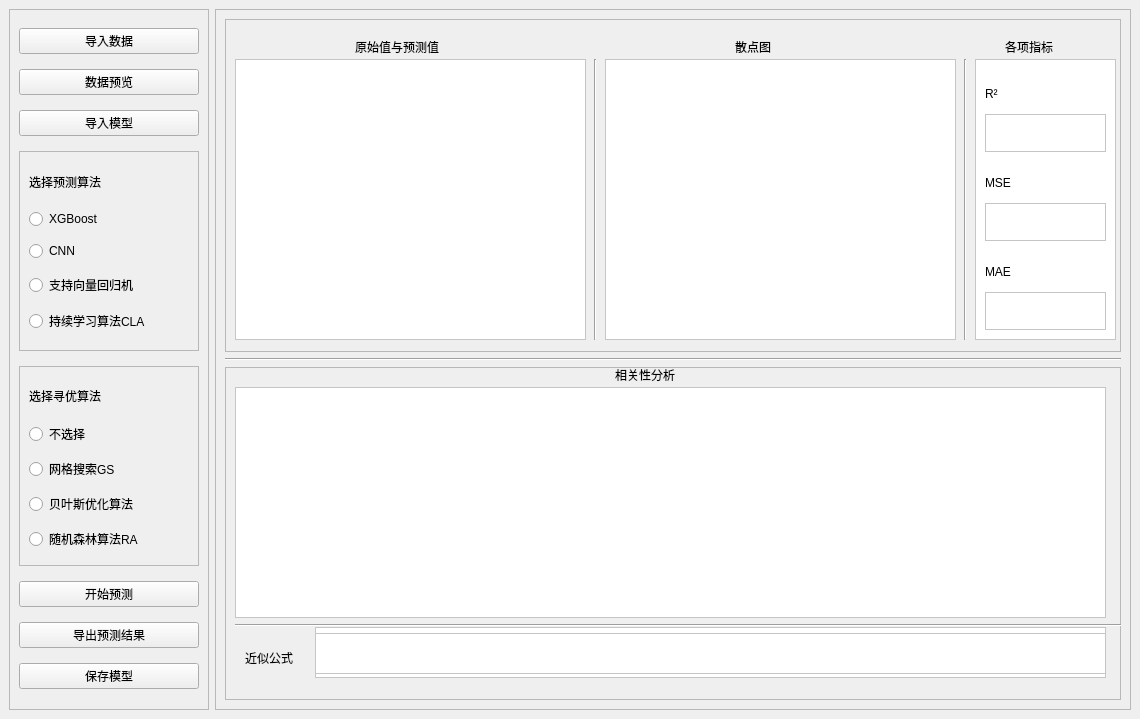
<?xml version="1.0" encoding="UTF-8"?>
<ui version="4.0">
 <class>MainWindow</class>
 <widget class="QMainWindow" name="MainWindow">
  <property name="geometry">
   <rect>
    <x>0</x>
    <y>0</y>
    <width>1140</width>
    <height>719</height>
   </rect>
  </property>
  <property name="sizePolicy">
   <sizepolicy hsizetype="Ignored" vsizetype="Ignored">
    <horstretch>0</horstretch>
    <verstretch>0</verstretch>
   </sizepolicy>
  </property>
  <property name="windowTitle">
   <string>MainWindow</string>
  </property>
  <widget class="QWidget" name="centralwidget">
   <property name="sizePolicy">
    <sizepolicy hsizetype="Ignored" vsizetype="Ignored">
     <horstretch>0</horstretch>
     <verstretch>0</verstretch>
    </sizepolicy>
   </property>
   <layout class="QHBoxLayout" name="horizontalLayout">
    <item>
     <widget class="QFrame" name="frame_2">
      <property name="minimumSize">
       <size>
        <width>100</width>
        <height>0</height>
       </size>
      </property>
      <property name="maximumSize">
       <size>
        <width>200</width>
        <height>16777215</height>
       </size>
      </property>
      <property name="styleSheet">
       <string notr="true">#frane_2{
background-color: rgb(255, 255, 255);
 border-botton-right-radius:20px;}</string>
      </property>
      <property name="frameShape">
       <enum>QFrame::StyledPanel</enum>
      </property>
      <property name="frameShadow">
       <enum>QFrame::Raised</enum>
      </property>
      <layout class="QVBoxLayout" name="verticalLayout_2">
       <item>
        <widget class="QPushButton" name="pushButton">
         <property name="text">
          <string>导入数据</string>
         </property>
        </widget>
       </item>
       <item>
        <widget class="QPushButton" name="pushButton_6">
         <property name="text">
          <string>数据预览</string>
         </property>
        </widget>
       </item>
       <item>
        <widget class="QPushButton" name="pushButton_5">
         <property name="text">
          <string>导入模型</string>
         </property>
        </widget>
       </item>
       <item>
        <widget class="QFrame" name="frame_7">
         <property name="maximumSize">
          <size>
           <width>16777215</width>
           <height>200</height>
          </size>
         </property>
         <property name="frameShape">
          <enum>QFrame::StyledPanel</enum>
         </property>
         <property name="frameShadow">
          <enum>QFrame::Raised</enum>
         </property>
         <layout class="QVBoxLayout" name="verticalLayout_4">
          <item>
           <widget class="QLabel" name="label_7">
            <property name="maximumSize">
             <size>
              <width>16777215</width>
              <height>30</height>
             </size>
            </property>
            <property name="text">
             <string>选择预测算法</string>
            </property>
           </widget>
          </item>
          <item>
           <widget class="QRadioButton" name="radioButton_2">
            <property name="enabled">
             <bool>true</bool>
            </property>
            <property name="text">
             <string>XGBoost</string>
            </property>
           </widget>
          </item>
          <item>
           <widget class="QRadioButton" name="radioButton_4">
            <property name="enabled">
             <bool>true</bool>
            </property>
            <property name="text">
             <string>CNN</string>
            </property>
           </widget>
          </item>
          <item>
           <widget class="QRadioButton" name="radioButton">
            <property name="enabled">
             <bool>true</bool>
            </property>
            <property name="text">
             <string>支持向量回归机</string>
            </property>
           </widget>
          </item>
          <item>
           <widget class="QRadioButton" name="radioButton_9">
            <property name="enabled">
             <bool>true</bool>
            </property>
            <property name="text">
             <string>持续学习算法CLA</string>
            </property>
           </widget>
          </item>
         </layout>
        </widget>
       </item>
       <item>
        <widget class="QFrame" name="frame_9">
         <property name="maximumSize">
          <size>
           <width>16777215</width>
           <height>200</height>
          </size>
         </property>
         <property name="frameShape">
          <enum>QFrame::StyledPanel</enum>
         </property>
         <property name="frameShadow">
          <enum>QFrame::Raised</enum>
         </property>
         <layout class="QVBoxLayout" name="verticalLayout_5">
          <item>
           <widget class="QLabel" name="label_8">
            <property name="maximumSize">
             <size>
              <width>16777215</width>
              <height>30</height>
             </size>
            </property>
            <property name="text">
             <string>选择寻优算法</string>
            </property>
           </widget>
          </item>
          <item>
           <widget class="QRadioButton" name="radioButton_8">
            <property name="enabled">
             <bool>true</bool>
            </property>
            <property name="text">
             <string>不选择</string>
            </property>
           </widget>
          </item>
          <item>
           <widget class="QRadioButton" name="radioButton_6">
            <property name="enabled">
             <bool>true</bool>
            </property>
            <property name="text">
             <string>网格搜索GS</string>
            </property>
           </widget>
          </item>
          <item>
           <widget class="QRadioButton" name="radioButton_7">
            <property name="enabled">
             <bool>true</bool>
            </property>
            <property name="text">
             <string>贝叶斯优化算法</string>
            </property>
           </widget>
          </item>
          <item>
           <widget class="QRadioButton" name="radioButton_5">
            <property name="enabled">
             <bool>true</bool>
            </property>
            <property name="text">
             <string>随机森林算法RA</string>
            </property>
           </widget>
          </item>
         </layout>
        </widget>
       </item>
       <item>
        <widget class="QPushButton" name="pushButton_3">
         <property name="text">
          <string>开始预测</string>
         </property>
        </widget>
       </item>
       <item>
        <widget class="QPushButton" name="pushButton_2">
         <property name="text">
          <string>导出预测结果</string>
         </property>
        </widget>
       </item>
       <item>
        <widget class="QPushButton" name="pushButton_4">
         <property name="text">
          <string>保存模型</string>
         </property>
        </widget>
       </item>
      </layout>
     </widget>
    </item>
    <item>
     <widget class="QFrame" name="frame_3">
      <property name="frameShape">
       <enum>QFrame::StyledPanel</enum>
      </property>
      <property name="frameShadow">
       <enum>QFrame::Raised</enum>
      </property>
      <layout class="QVBoxLayout" name="verticalLayout_3">
       <item>
        <widget class="QFrame" name="frame">
         <property name="sizePolicy">
          <sizepolicy hsizetype="Ignored" vsizetype="Ignored">
           <horstretch>0</horstretch>
           <verstretch>0</verstretch>
          </sizepolicy>
         </property>
         <property name="frameShape">
          <enum>QFrame::StyledPanel</enum>
         </property>
         <property name="frameShadow">
          <enum>QFrame::Raised</enum>
         </property>
         <widget class="QLabel" name="label">
          <property name="geometry">
           <rect>
            <x>130</x>
            <y>20</y>
            <width>121</width>
            <height>16</height>
           </rect>
          </property>
          <property name="text">
           <string>原始值与预测值</string>
          </property>
         </widget>
         <widget class="QLabel" name="label_2">
          <property name="geometry">
           <rect>
            <x>510</x>
            <y>20</y>
            <width>72</width>
            <height>15</height>
           </rect>
          </property>
          <property name="text">
           <string>散点图</string>
          </property>
         </widget>
         <widget class="Line" name="line_2">
          <property name="geometry">
           <rect>
            <x>360</x>
            <y>40</y>
            <width>20</width>
            <height>281</height>
           </rect>
          </property>
          <property name="orientation">
           <enum>Qt::Vertical</enum>
          </property>
         </widget>
         <widget class="Line" name="line_3">
          <property name="geometry">
           <rect>
            <x>730</x>
            <y>40</y>
            <width>20</width>
            <height>281</height>
           </rect>
          </property>
          <property name="orientation">
           <enum>Qt::Vertical</enum>
          </property>
         </widget>
         <widget class="QLabel" name="label_4">
          <property name="geometry">
           <rect>
            <x>780</x>
            <y>20</y>
            <width>72</width>
            <height>15</height>
           </rect>
          </property>
          <property name="text">
           <string>各项指标</string>
          </property>
         </widget>
         <widget class="QFrame" name="frame_5">
          <property name="geometry">
           <rect>
            <x>10</x>
            <y>40</y>
            <width>351</width>
            <height>281</height>
           </rect>
          </property>
          <property name="styleSheet">
           <string notr="true">background-color:rgb(255, 255, 255)</string>
          </property>
          <property name="frameShape">
           <enum>QFrame::StyledPanel</enum>
          </property>
          <property name="frameShadow">
           <enum>QFrame::Raised</enum>
          </property>
         </widget>
         <widget class="QFrame" name="frame_8">
          <property name="geometry">
           <rect>
            <x>750</x>
            <y>40</y>
            <width>141</width>
            <height>281</height>
           </rect>
          </property>
          <property name="styleSheet">
           <string notr="true">background-color:rgb(255, 255, 255)</string>
          </property>
          <property name="frameShape">
           <enum>QFrame::StyledPanel</enum>
          </property>
          <property name="frameShadow">
           <enum>QFrame::Raised</enum>
          </property>
          <layout class="QVBoxLayout" name="verticalLayout_6">
           <item>
            <widget class="QLabel" name="label_9">
             <property name="minimumSize">
              <size>
               <width>0</width>
               <height>50</height>
              </size>
             </property>
             <property name="text">
              <string>R²</string>
             </property>
            </widget>
           </item>
           <item>
            <widget class="QTextBrowser" name="textBrowser"/>
           </item>
           <item>
            <widget class="QLabel" name="label_10">
             <property name="minimumSize">
              <size>
               <width>0</width>
               <height>50</height>
              </size>
             </property>
             <property name="text">
              <string>MSE</string>
             </property>
            </widget>
           </item>
           <item>
            <widget class="QTextBrowser" name="textBrowser_2"/>
           </item>
           <item>
            <widget class="QLabel" name="label_11">
             <property name="minimumSize">
              <size>
               <width>0</width>
               <height>50</height>
              </size>
             </property>
             <property name="text">
              <string>MAE</string>
             </property>
            </widget>
           </item>
           <item>
            <widget class="QTextBrowser" name="textBrowser_3"/>
           </item>
          </layout>
         </widget>
         <widget class="QFrame" name="frame_6">
          <property name="geometry">
           <rect>
            <x>380</x>
            <y>40</y>
            <width>351</width>
            <height>281</height>
           </rect>
          </property>
          <property name="styleSheet">
           <string notr="true">background-color:rgb(255, 255, 255)</string>
          </property>
          <property name="frameShape">
           <enum>QFrame::StyledPanel</enum>
          </property>
          <property name="frameShadow">
           <enum>QFrame::Raised</enum>
          </property>
         </widget>
        </widget>
       </item>
       <item>
        <widget class="Line" name="line_5">
         <property name="orientation">
          <enum>Qt::Horizontal</enum>
         </property>
        </widget>
       </item>
       <item>
        <widget class="QFrame" name="frame_4">
         <property name="frameShape">
          <enum>QFrame::StyledPanel</enum>
         </property>
         <property name="frameShadow">
          <enum>QFrame::Raised</enum>
         </property>
         <widget class="Line" name="line">
          <property name="geometry">
           <rect>
            <x>10</x>
            <y>250</y>
            <width>901</width>
            <height>16</height>
           </rect>
          </property>
          <property name="orientation">
           <enum>Qt::Horizontal</enum>
          </property>
         </widget>
         <widget class="QLabel" name="label_3">
          <property name="geometry">
           <rect>
            <x>20</x>
            <y>260</y>
            <width>61</width>
            <height>61</height>
           </rect>
          </property>
          <property name="toolTip">
           <string>&lt;html&gt;&lt;head/&gt;&lt;body&gt;&lt;p&gt;仅供参考&lt;/p&gt;&lt;/body&gt;&lt;/html&gt;</string>
          </property>
          <property name="text">
           <string>近似公式</string>
          </property>
         </widget>
         <widget class="QLabel" name="label_6">
          <property name="geometry">
           <rect>
            <x>390</x>
            <y>0</y>
            <width>91</width>
            <height>16</height>
           </rect>
          </property>
          <property name="text">
           <string>相关性分析</string>
          </property>
         </widget>
         <widget class="QFrame" name="frame_10">
          <property name="geometry">
           <rect>
            <x>10</x>
            <y>20</y>
            <width>871</width>
            <height>231</height>
           </rect>
          </property>
          <property name="whatsThis">
           <string>&lt;html&gt;&lt;head/&gt;&lt;body&gt;&lt;p&gt;&lt;br/&gt;&lt;/p&gt;&lt;/body&gt;&lt;/html&gt;</string>
          </property>
          <property name="styleSheet">
           <string notr="true">background-color:rgb(255, 255, 255)</string>
          </property>
          <property name="frameShape">
           <enum>QFrame::StyledPanel</enum>
          </property>
          <property name="frameShadow">
           <enum>QFrame::Raised</enum>
          </property>
          <widget class="QFrame" name="frame_11">
           <property name="geometry">
            <rect>
             <x>100</x>
             <y>190</y>
             <width>120</width>
             <height>80</height>
            </rect>
           </property>
           <property name="frameShape">
            <enum>QFrame::StyledPanel</enum>
           </property>
           <property name="frameShadow">
            <enum>QFrame::Raised</enum>
           </property>
          </widget>
          <widget class="QTableWidget" name="tableWidget">
           <property name="geometry">
            <rect>
             <x>0</x>
             <y>0</y>
             <width>871</width>
             <height>231</height>
            </rect>
           </property>
          </widget>
         </widget>
         <widget class="QFrame" name="frame_12">
          <property name="geometry">
           <rect>
            <x>90</x>
            <y>260</y>
            <width>791</width>
            <height>51</height>
           </rect>
          </property>
          <property name="styleSheet">
           <string notr="true">background-color:rgb(255, 255, 255)</string>
          </property>
          <property name="frameShape">
           <enum>QFrame::StyledPanel</enum>
          </property>
          <property name="frameShadow">
           <enum>QFrame::Raised</enum>
          </property>
          <widget class="QTextBrowser" name="textBrowser_4">
           <property name="geometry">
            <rect>
             <x>0</x>
             <y>6</y>
             <width>791</width>
             <height>41</height>
            </rect>
           </property>
          </widget>
         </widget>
        </widget>
       </item>
      </layout>
     </widget>
    </item>
   </layout>
  </widget>
 </widget>
 <tabstops>
  <tabstop>pushButton</tabstop>
  <tabstop>radioButton_2</tabstop>
  <tabstop>radioButton_4</tabstop>
  <tabstop>radioButton_9</tabstop>
  <tabstop>radioButton_8</tabstop>
  <tabstop>radioButton_6</tabstop>
  <tabstop>radioButton_7</tabstop>
  <tabstop>radioButton_5</tabstop>
  <tabstop>pushButton_3</tabstop>
  <tabstop>pushButton_2</tabstop>
  <tabstop>pushButton_5</tabstop>
  <tabstop>pushButton_4</tabstop>
 </tabstops>
 <resources/>
 <connections/>
</ui>
